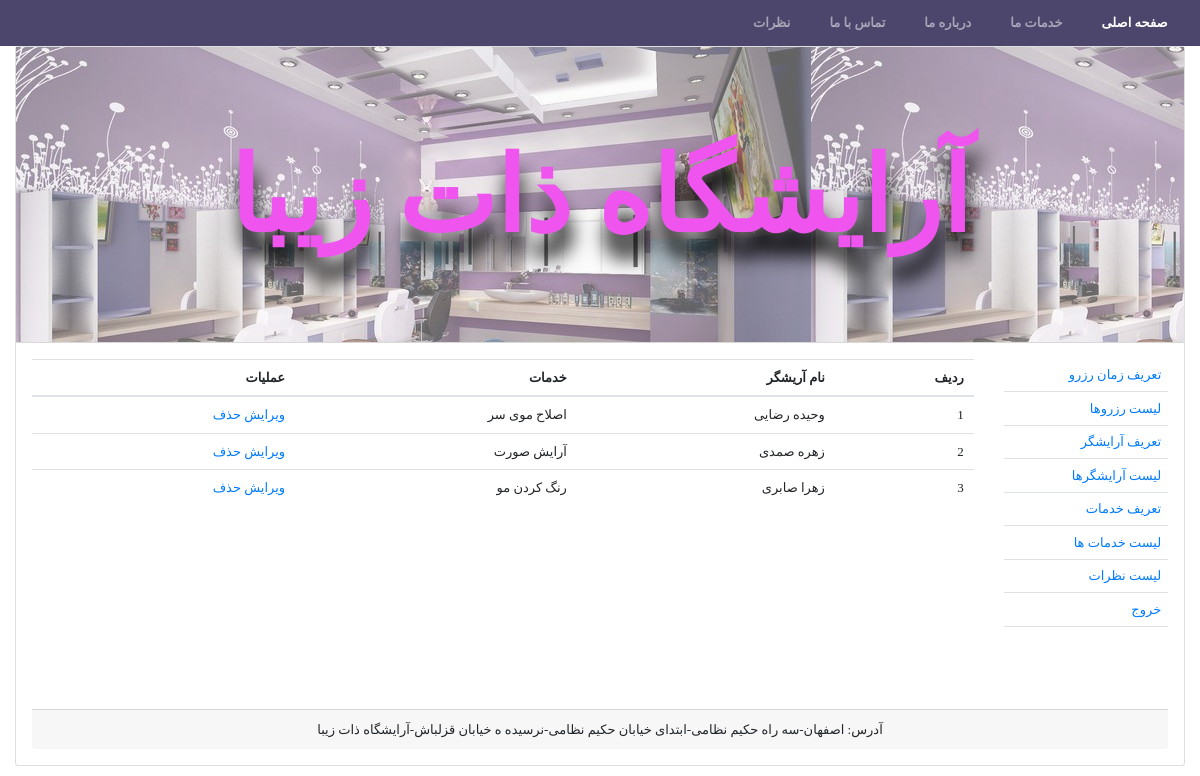
The page /HairdresserList.php (signed in) on the database its author committed.
### tables this page shows
CREATE TABLE `hairdresser` (
  `Hairdresser_id` int(4) NOT NULL,
  `HairdresserFullName` varchar(150) NOT NULL,
  `proficiency_id` int(4) NOT NULL
);

CREATE TABLE `proficiency` (
  `proficiency_id` int(4) NOT NULL,
  `proficiencyTitle` varchar(100) NOT NULL,
  `Cost` bigint(10) NOT NULL
);

### HairdresserList.php (the view, shortened to what this page needs)
<html lang="en">
<head>
    <link rel="stylesheet" href="bootstrap.css" >
    <link rel="stylesheet" href="Style.css" >
</head>
<body>
<nav class="navbar navbar-expand-sm bg-success navbar-dark">
  <ul class="navbar-nav">
    <li class="nav-item active">
      <a class="nav-link" href="index.php">صفحه اصلی</a>
    </li>
    <li class="nav-item">
      <a class="nav-link" href="Services.html">خدمات ما</a>
    </li>
    <li class="nav-item">
      <a class="nav-link" href="about_me.php">درباره ما</a>
    </li>
    <li class="nav-item">
      <a class="nav-link" href="contact_us.php">تماس با ما</a>
    </li>
    <li class="nav-item ">
      <a class="nav-link" href="comment.php">نظرات</a>
    </li>
  </ul>
</nav>
  <div class="container-fluid">
             <div class="card">
             <div class="card-header hero">
                 <h1 class='text-center'>آرایشگاه ذات زیبا</h1>
                 </div>
                 <div class="card-body">
                     <div class="row">
                          <div class="col-md-2">
                             <div class="p-2 border-bottom"><a href="Rezerve.php">تعریف زمان رزرو</a></div>
                             <div class="p-2 border-bottom"><a href="RezerveList.php">لیست رزروها</a></div>
                             <div class="p-2 border-bottom"><a href="Hairdresser.php"> تعریف آرایشگر</a></div>
                             <div class="p-2 border-bottom"><a href="HairdresserList.php"> لیست آرایشگرها</a></div>
                             <div class="p-2 border-bottom"><a href="proficiency.php"> تعریف خدمات</a></div>
                             <div class="p-2 border-bottom"><a href="proficiencyList.php"> لیست خدمات ها</a></div>
                             <div class="p-2 border-bottom"><a href="mng_comment.php"> لیست نظرات</a></div>
                             <div class="p-2 border-bottom"><a href="logout.php"> خروج  </a></div>
                          </div>
                          <div class="col-md-10" style="min-height:350px !important;">
                               <table class="table">
                                <thead>
                                <tr>
                                     <th>ردیف</th>
                                     <th>نام آریشگر</th>
                                     <th>خدمات</th>
                                     <th> عملیات</th>
                                    </tr>
                                </thead>
                                <tbody>
                                    <?php
                                   include 'db.php';
                                    $sql = "SELECT * FROM hairdresser,proficiency where hairdresser.proficiency_id=proficiency.proficiency_id";
                                    $result = mysqli_query($conn, $sql);
                                    if (mysqli_num_rows($result) > 0) {
                                    $i=1;
                                    while($row = mysqli_fetch_assoc($result)) {
                                        echo "<tr><td>$i</td>
                                        <td>" . $row["HairdresserFullName"]. "</td>
                                        <td>" . $row["proficiencyTitle"]. "</td>
                                        <td>
                                        <a href='UpdateHairdresser.php?id=" . $row["Hairdresser_id"]. "&& Hairnm=" . $row["HairdresserFullName"]. "&& profic=" . $row["proficiency_id"]. "'>ویرایش</a>
                                        <a href='deleteHairdresser.php?id=" . $row["Hairdresser_id"]. "'>حذف</a>
                                        </td>
                                        </tr>";
                                        $i++;
                                    }
                                    } else {
                                    echo "هیج رزروی ثبت نشده است";
                                    }
                                    ?>
                                 </tbody>
                                </table>
                                </div>
                </div>
                <div class="card-footer text-center">
                <span>آدرس: اصفهان-سه راه حکیم نظامی-ابتدای خیابان حکیم نظامی-نرسیده ه خیابان قزلباش-آرایشگاه ذات زیبا</span>
                </div>
             </div>
          </div>
  </div>
</body>
</html>

### Style.css (style rules this page uses)
* { padding: 0; margin: 0; direction: rtl; text-align: right; font-family: Tahoma; font-size: 13px; }
nav li { font-weight: bold; margin-left: 13px; margin-right: 13px; }
.bg-success { background-color: #4c466c !important; }
.hero { position: relative; height: 37vh; width: 100%; display: flex; align-items: center; justify-content: center; }
.hero::before { content: ""; background-image: url('arayeshgah_Banner.jpg'); position: absolute; top: 0px; right: 0px; bottom: 0px; left: 0px; opacity: 0.6; }
h1 { position: relative; margin-top:1%; font-size: 8rem; line-height: 0.9; text-align: center; font-weight: 900; color: #ef54ef; text-shadow: 2px 23px 20px #000000; }

### rows shown on the page
hairdresser: HairdresserFullName "وحیده رضایی", proficiency.proficiencyTitle "اصلاح موی سر"
hairdresser: HairdresserFullName "زهره صمدی", proficiency.proficiencyTitle "آرایش صورت"
hairdresser: HairdresserFullName "زهرا صابری", proficiency.proficiencyTitle "رنگ کردن مو"
